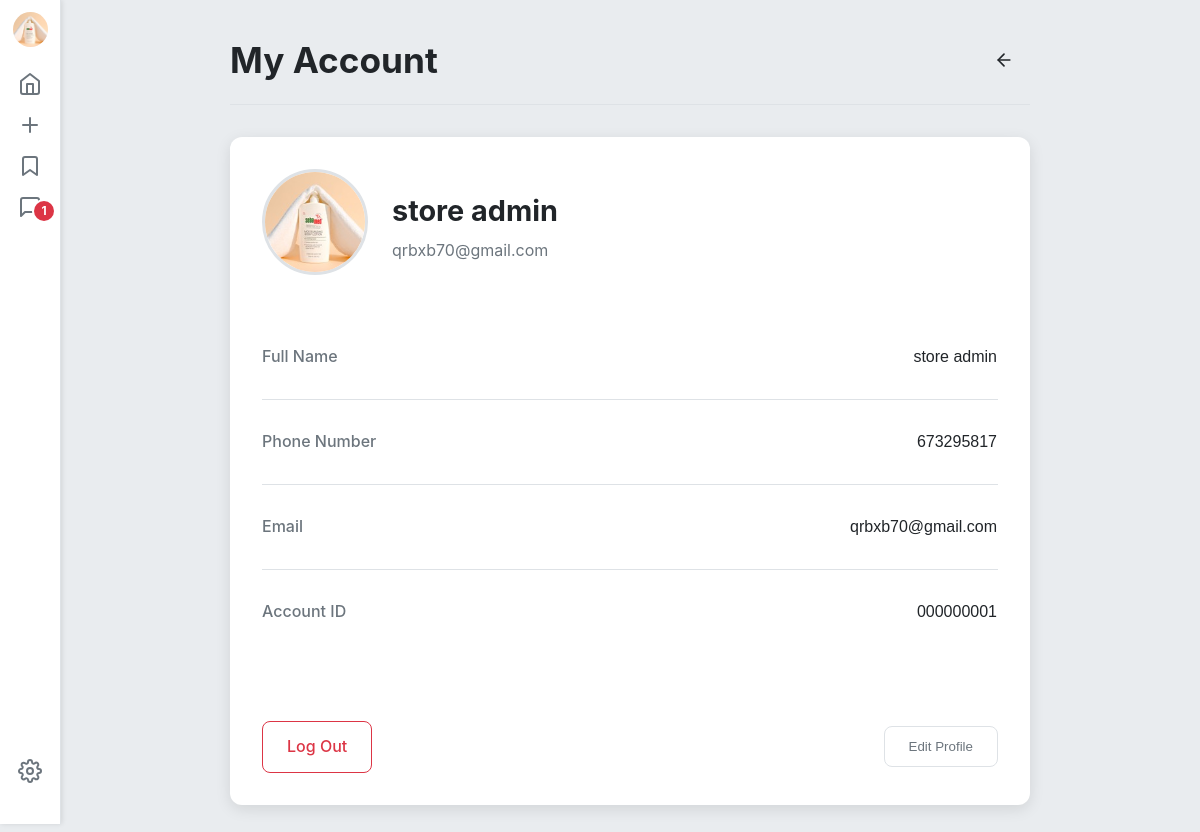
Page /account (signed in) on the committed database.
### tables this page shows
CREATE TABLE users (
    id TEXT PRIMARY KEY,
    name TEXT NOT NULL,
    email TEXT UNIQUE NOT NULL,
    number TEXT,
    location TEXT,
    password TEXT NOT NULL,
    photo TEXT,
    role TEXT NOT NULL DEFAULT 'normal',
    reviews TEXT DEFAULT '[]',
    ratings_total INTEGER DEFAULT 0,
    ratings_count INTEGER DEFAULT 0
);

### app.py (the view)
@app.route('/account')
def account_page():
    user_id = session.get('user_id')
    if not user_id:
        return redirect(url_for('index', _anchor='login'))
    current_user, total_unread_count = get_user_and_unread_count(session)
    if not current_user:
        session.clear()
        return redirect(url_for('index', _anchor='login'))
    return render_template('account.html', user=current_user, total_unread_count=total_unread_count)

### app.py (called while the page is built)
def get_db():
    if 'db' not in g:
        g.db = sqlite3.connect(DATABASE, detect_types=sqlite3.PARSE_DECLTYPES)
        g.db.row_factory = sqlite3.Row
    return g.db

def get_user_by_id(user_id):
    if not user_id:
        return None
    db = get_db()
    user_row = db.execute('SELECT * FROM users WHERE id = ?', (user_id,)).fetchone()
    return dict(user_row) if user_row else None

def get_user_and_unread_count(session):
    user_id = session.get('user_id')
    if not user_id:
        return None, 0
    current_user = get_user_by_id(user_id)
    if not current_user:
        return None, 0
    db = get_db()
    query = """
        SELECT COUNT(id) FROM messages
        WHERE conversation_id IN (
            SELECT id FROM conversations WHERE (id LIKE ? OR id LIKE ?) AND ? NOT IN (SELECT value FROM json_each(deleted_by))
        ) AND sender_id != ? AND seen = 0
    """
    like_pattern_user = f"{user_id}-%"
    like_pattern_admin = f"%-{user_id}"
    count_row = db.execute(query, (like_pattern_user, like_pattern_admin, user_id, user_id)).fetchone()
    total_unread_count = count_row[0] if count_row else 0
    return current_user, total_unread_count

### templates/account.html (shortened to what this page needs)
<!DOCTYPE html>
<html lang="en">
<head>
</head>
<body>
    <nav class="side-toolbar" aria-label="Utility navigation">
        <a href="{% if user %}/account{% else %}#{% endif %}" class="toolbar-logo" aria-label="Account">
            {% if user and user.name %}
            <img src="{{ user.photo or 'https://placehold.co/40x40/222831/EEEEEE?text=' + user.name[0]|upper }}" alt="User initial logo">
            {% else %}
            <img src="https://placehold.co/40x40/222831/EEEEEE?text=M&font=sans" alt="MyStore mini logo">
            {% endif %}
        </a>
        <a href="/" class="toolbar-item" aria-label="Home">
            <svg xmlns="http://www.w3.org/2000/svg" width="24" height="24" viewBox="0 0 24 24" fill="none" stroke="currentColor" stroke-width="2" stroke-linecap="round" stroke-linejoin="round"><path d="m3 9 9-7 9 7v11a2 2 0 0 1-2 2H5a2 2 0 0 1-2-2z"></path><polyline points="9 22 9 12 15 12 15 22"></polyline></svg>
        </a>
        {% if user and user.role == 'admin' %}
        <a href="/admin" class="toolbar-item" aria-label="Product Manager">
            <svg xmlns="http://www.w3.org/2000/svg" width="24" height="24" viewBox="0 0 24 24" fill="none" stroke="currentColor" stroke-width="2" stroke-linecap="round" stroke-linejoin="round"><line x1="12" y1="5" x2="12" y2="19"></line><line x1="5" y1="12" x2="19" y2="12"></line></svg>
        </a>
        {% endif %}
        <a href="/saved" class="toolbar-item" aria-label="Saved Items">
            <svg xmlns="http://www.w3.org/2000/svg" width="24" height="24" viewBox="0 0 24 24" fill="none" stroke="currentColor" stroke-width="2" stroke-linecap="round" stroke-linejoin="round"><path d="M19 21l-7-5-7 5V5a2 2 0 0 1 2-2h10a2 2 0 0 1 2 2z"></path></svg>
        </a>
        <a href="/chat" class="toolbar-item" aria-label="Chat with support">
            <svg xmlns="http://www.w3.org/2000/svg" width="24" height="24" viewBox="0 0 24 24" fill="none" stroke-width="2" stroke-linecap="round" stroke-linejoin="round"><path d="M21 15a2 2 0 0 1-2 2H7l-4 4V5a2 2 0 0 1 2-2h14a2 2 0 0 1 2 2z"></path></svg>
            {% if total_unread_count and total_unread_count > 0 %}
                <span class="toolbar-badge">{{ total_unread_count }}</span>
            {% endif %}
        </a>
        <a href="/settings" class="toolbar-item settings" aria-label="Settings">
        </a>
    </nav>
    <div class="container">
        <header class="page-header">
            <h1>My Account</h1>
            <a href="/" class="back-link" aria-label="Back to Shop">
                <svg xmlns="http://www.w3.org/2000/svg" width="24" height="24" viewBox="0 0 24 24" fill="none" stroke="currentColor" stroke-width="2" stroke-linecap="round" stroke-linejoin="round"><line x1="19" y1="12" x2="5" y2="12"></line><polyline points="12 19 5 12 12 5"></polyline></svg>
            </a>
        </header>
        <main>
            <div class="account-card" id="account-card">
                <form id="account-form">
                    <div class="profile-header">
                        <label for="photo-upload" class="profile-picture-wrapper">
                            <img id="profile-picture-preview" src="{{ user.photo or 'https://placehold.co/100x100/e9ecef/6c757d?text=' + user.name[0]|upper }}" alt="Profile Picture" class="profile-picture">
                        </label>
                        <div class="profile-info">
                            <h2 id="profile-name-display">{{ user.name }}</h2>
                            <p>{{ user.email }}</p>
                        </div>
                    </div>
                    <div class="form-group">
                        <label for="name">Full Name</label>
                        <input type="text" id="name" name="name" value="{{ user.name }}" required readonly>
                    </div>
                    <div class="form-group">
                        <label for="number">Phone Number</label>
                        <input type="tel" id="number" name="number" value="{{ user.number or '' }}" placeholder="Not set" readonly>
                    </div>
                    <div class="form-group">
                        <label for="email">Email</label>
                        <input type="email" id="email" name="email" value="{{ user.email }}" disabled>
                    </div>
                    <div class="form-group">
                        <label for="user-id">Account ID</label>
                        <input type="text" id="user-id" value="{{ user.id }}" disabled>
                    </div>
                    <p class="form-message" id="form-message"></p>
                    <div class="form-actions">
                        <a href="/logout" class="btn btn-danger" id="logout-btn">Log Out</a>
                        <div style="margin-left: auto; display: flex; gap: 1rem;">
                            <button type="button" class="btn btn-secondary" id="edit-btn">Edit Profile</button>
                        </div>
                    </div>
                </form>
            </div>
        </main>
    </div>
</body>
</html>

### templates/account.html (style rules this page uses)
:root { --c-bg: #e9ecef; --c-text: #212529; --c-text-secondary: #6c757d; --c-header-bg: #ffffff; --c-card-bg: #ffffff; --c-accent: #0d6efd; --c-accent-darker: #0b5ed7; --c-border: #dee2e6; --c-shadow: rgba(0, 0, 0, 0.1); }
body { font-family: -apple-system, BlinkMacSystemFont, "Segoe UI", Roboto, Helvetica, Arial, sans-serif; margin: 0; background-color: var(--c-bg); color: var(--c-text); line-height: 1.6; }
body { padding-left: 60px; transition: padding-left 0.3s ease, padding-bottom 0.3s ease; }
.container { max-width: 800px; margin: 2rem auto; padding: 0 20px; }
a { color: var(--c-accent); text-decoration: none; }
.page-header { display: flex; align-items: center; justify-content: space-between; margin-bottom: 2rem; padding-bottom: 1rem; border-bottom: 1px solid var(--c-border); }
.page-header h1 { font-size: 2.2rem; margin: 0; }
.back-link { display: inline-flex; align-items: center; gap: 0.5rem; font-weight: 500; color: var(--c-text); padding: 0.5rem 1rem; border-radius: 8px; transition: background-color 0.2s ease; }
.back-link svg { stroke: currentColor; width: 20px; height: 20px; }
.account-card { background-color: var(--c-card-bg); border-radius: 12px; padding: 2rem; box-shadow: 0 4px 15px var(--c-shadow); }
.profile-header { display: flex; align-items: center; gap: 1.5rem; margin-bottom: 2rem; }
.profile-picture-wrapper { position: relative; cursor: pointer; }
.profile-picture { width: 100px; height: 100px; border-radius: 50%; object-fit: cover; border: 3px solid var(--c-border); }
.profile-info h2 { margin: 0 0 0.25rem; font-size: 1.8rem; }
.profile-info p { margin: 0; color: var(--c-text-secondary); }
.form-group { display: flex; justify-content: space-between; align-items: center; padding: 1.25rem 0; margin-bottom: 0; }
.form-group + .form-group { border-top: 1px solid var(--c-border); }
.form-group label { margin-bottom: 0; font-weight: 500; color: var(--c-text-secondary); flex-shrink: 0; margin-right: 1rem; }
.form-group input { width: auto; flex-grow: 1; box-sizing: border-box; padding: 0.75rem 1rem; border: 1px solid var(--c-border); border-radius: 8px; background-color: var(--c-input-bg, #f1f1f1); color: var(--c-input-text, #000); font-size: 1rem; transition: all 0.2s ease; text-align: right; }
.form-group input:disabled { background-color: var(--c-bg); cursor: not-allowed; }
.account-card:not(.is-editing) .form-group input { background-color: transparent; border-color: transparent; padding-left: 0; padding-right: 0; cursor: default; color: var(--c-text); }
.form-actions { display: flex; justify-content: space-between; align-items: center; margin-top: 2rem; gap: 1rem; }
.btn { padding: 0.75rem 1.5rem; border-radius: 8px; font-weight: 500; cursor: pointer; transition: all 0.2s ease; border: 1px solid transparent; }
.btn-secondary { background-color: transparent; color: var(--c-text-secondary); border-color: var(--c-border); }
.btn-danger { background-color: transparent; color: #dc3545; border-color: #dc3545; }
.form-message { margin-top: 1rem; font-size: 0.9rem; min-height: 1.2rem; text-align: center; }
.toolbar-badge { position: absolute; top: 6px; right: 6px; background-color: #dc3545; color: white; border-radius: 50%; width: 20px; height: 20px; font-size: 0.75rem; font-weight: bold; display: flex; align-items: center; justify-content: center; line-height: 1; box-shadow: 0 0 0 2px var(--c-header-bg); }
.side-toolbar { position: fixed; top: 0; left: 0; height: 100vh; width: 60px; background-color: var(--c-header-bg); border-right: 1px solid var(--c-border); z-index: 1000; display: flex; flex-direction: column; align-items: center; padding: 0.75rem 0; box-shadow: 1px 0 5px var(--c-shadow); transition: all 0.3s ease; }
.side-toolbar .toolbar-logo img { height: 35px; width: 35px; border-radius: 50%; object-fit: cover; }
.toolbar-item { background: none; border: none; color: var(--c-text-secondary); cursor: pointer; width: 100%; display: flex; justify-content: center; align-items: center; transition: color 0.2s ease; position: relative; margin-top: 17px; }
.toolbar-item svg { width: 24px; height: 24px; stroke: currentColor; }
.toolbar-item.settings { margin-top: auto; position: absolute; bottom: 5%; }

### rows in the picture
users: photo (picture), name "store admin", email "qrbxb70@gmail.com", number "673295817", id "000000001"

### other values in the picture
{{ total_unread_count }} "1"
